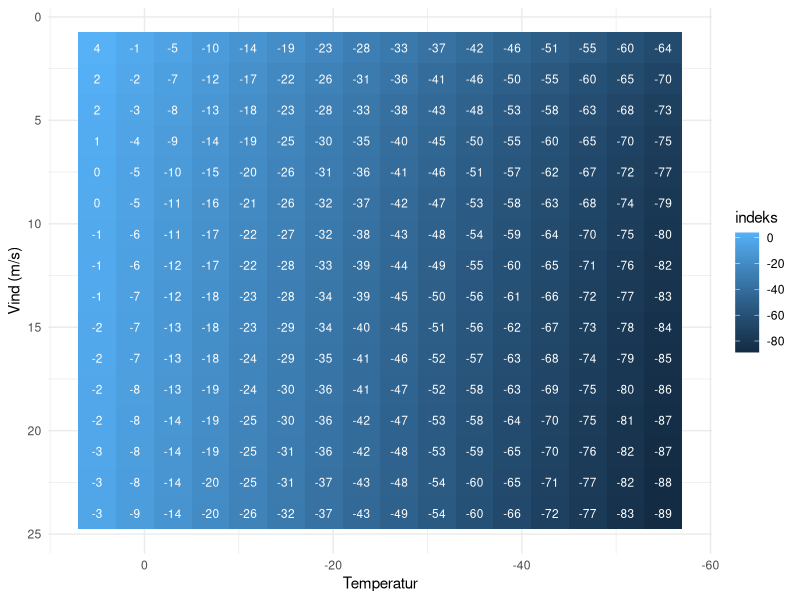
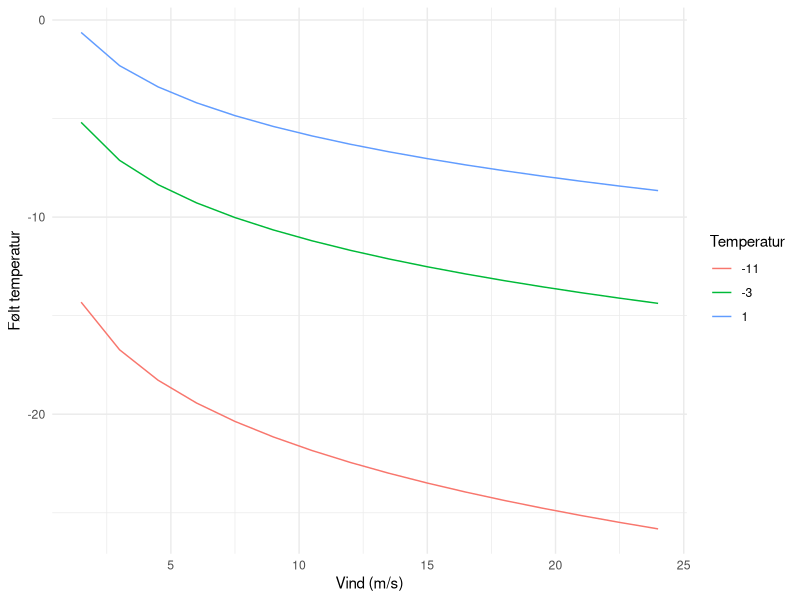
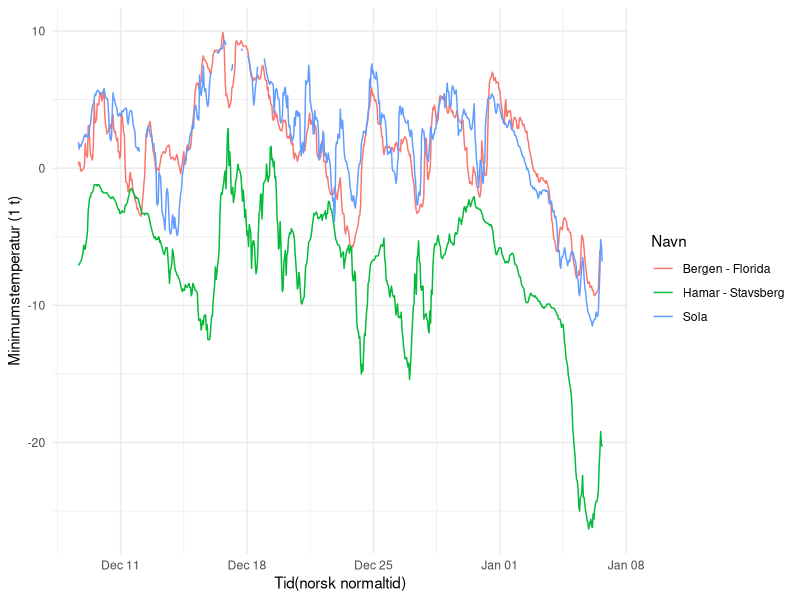
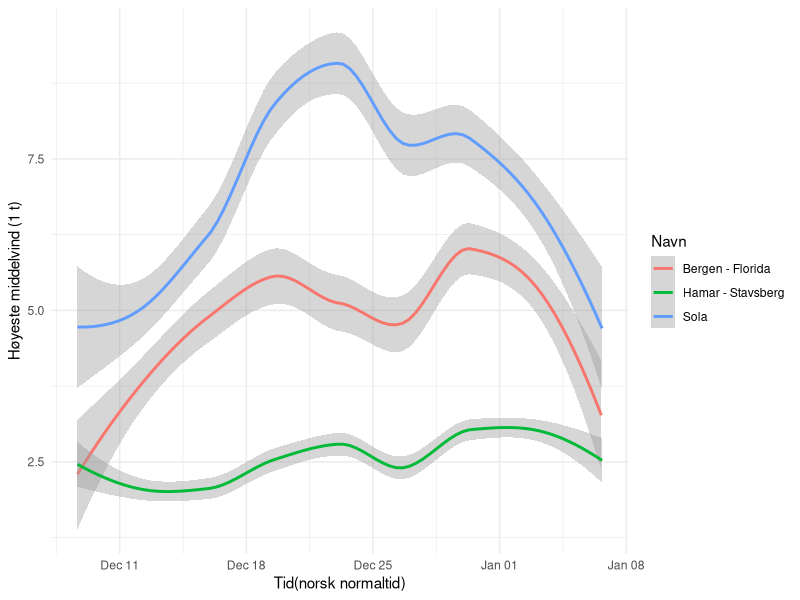
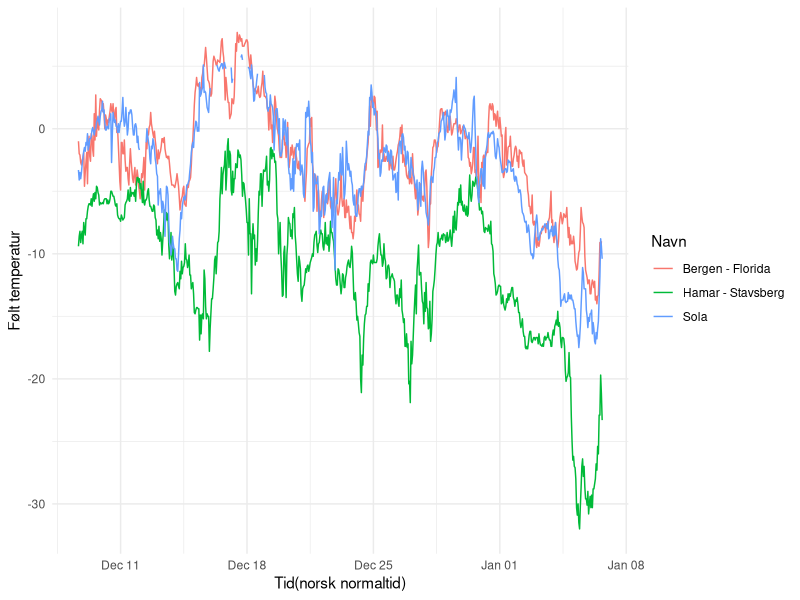
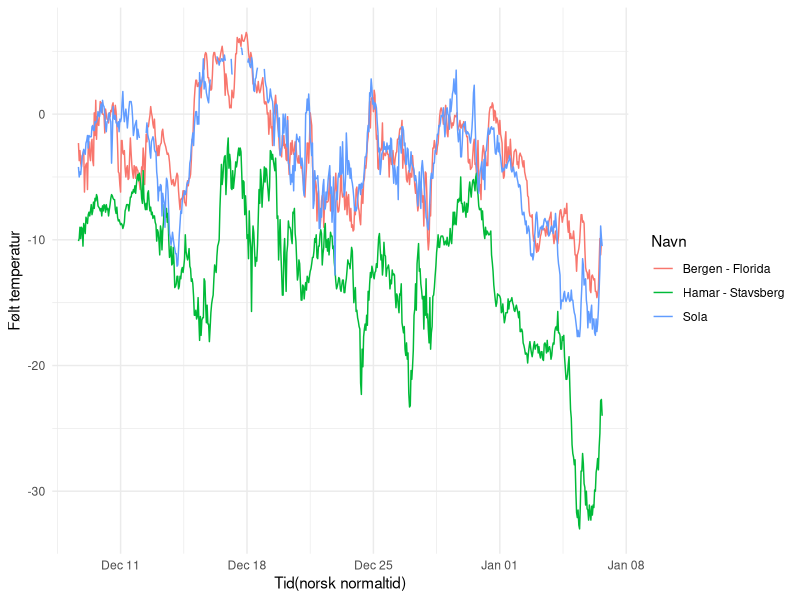
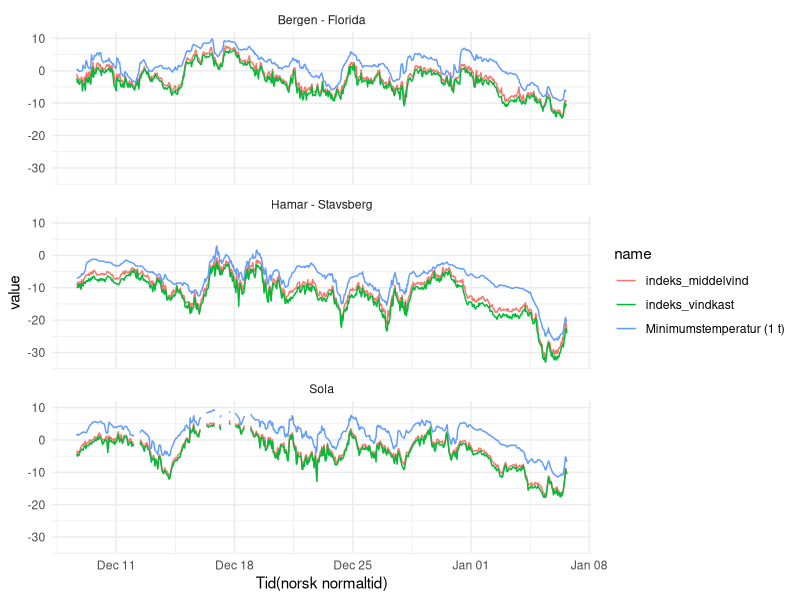

The R source for these figures, in order:
## ---- chunk 1
knitr::opts_chunk$set(echo = FALSE)

library(tidyverse)

#settings
theme_set(theme_minimal())

#data
df_temp <- read_delim("data/table.csv", 
                      delim = ";", escape_double = FALSE, 
                      col_types = cols(`Tid(norsk normaltid)` = col_datetime(format = "%d.%m.%Y %H:%M")),
                      locale = locale(decimal_mark = ",", grouping_mark = "|"),
                      na = "-",
                      trim_ws = TRUE)


## ---- chunk 2
#avkjølingsindeks w er en funksjon av temperatur t og vindhastighet km/t.

#formelen tar km/t, ikke m/s.
# svak vind er 1.5 meter pr. sekund, som er 5,4 km/t.

v_ms = 1.0
t = -25
v = (v_ms*3600)/1000

w = 13.12 + (0.621*t) - (11.37*(v^0.16)) + ((0.3965*t)*(v^0.16))
## ---- chunk 3
df = data.frame(
  vind_ms = seq(from = 1.5, to = 24, by = 1.5),
  temperatur = seq(5, -55, length.out = 16)
)

df = expand(df, vind_ms, temperatur)

df = mutate(df,
            vind_km = (vind_ms*3600)/1000,
            indeks = 13.12 + (0.621*temperatur) - (11.37*(vind_km^0.16)) + ((0.3965*temperatur)*(vind_km^0.16))
            )

## ---- chunk 4
ggplot(data = df, aes(x = temperatur, y = vind_ms, fill = indeks)) +
  geom_tile() +
  geom_text(aes(label = round(indeks, 0)), size = 3, colour = "white") +
  scale_x_reverse() +
  scale_y_reverse() +
  labs(x = "Temperatur", y = "Vind (m/s)")
## ---- chunk 5
temp = filter(df, temperatur %in% c(1, -3, -11))

ggplot(data = temp) +
  geom_line(aes(x = vind_ms, y = indeks, colour = as.factor(temperatur), group = temperatur)) +
  labs(colour = "Temperatur", x = "Vind (m/s)", y = "Følt temperatur")


## ---- chunk 6
ggplot(data = df_temp) +
  geom_line(aes(x = `Tid(norsk normaltid)`, y = `Minimumstemperatur (1 t)`, colour = Navn))

## ---- chunk 7
ggplot(data = df_temp) +
  geom_smooth(aes(x = `Tid(norsk normaltid)`, y = `Høyeste middelvind (1 t)`, colour = Navn))
## ---- chunk 8
df_temp = mutate(df_temp,
            middelvind_km = (`Høyeste middelvind (1 t)`*3600)/1000,
            kastvind_km = (`Høyeste vindkast (1 t)`*3600)/1000,
            indeks_middelvind = round(13.12 + (0.621*`Minimumstemperatur (1 t)`) - (11.37*(middelvind_km^0.16)) + ((0.3965*`Minimumstemperatur (1 t)`)*(middelvind_km^0.16)), 1),
            indeks_vindkast = round(13.12 + (0.621*`Minimumstemperatur (1 t)`) - (11.37*(kastvind_km^0.16)) + ((0.3965*`Minimumstemperatur (1 t)`)*(kastvind_km^0.16)), 1)
            )

ggplot(data = df_temp) +
  geom_line(aes(x = `Tid(norsk normaltid)`, y = indeks_middelvind, colour = Navn)) +
  labs(y = "Følt temperatur")


## ---- chunk 9
ggplot(data = df_temp) +
  geom_line(aes(x = `Tid(norsk normaltid)`, y = indeks_vindkast, colour = Navn)) +
  labs(y = "Følt temperatur")
## ---- chunk 10
temp = select(df_temp, Navn, `Tid(norsk normaltid)`, indeks_vindkast, indeks_middelvind, `Minimumstemperatur (1 t)`) %>% 
  pivot_longer(cols = c(indeks_vindkast, indeks_middelvind, `Minimumstemperatur (1 t)`))

ggplot(data = temp) +
  geom_line(aes(x = `Tid(norsk normaltid)`, y = value, colour = name)) +
  facet_wrap(vars(Navn), nrow = 3, ncol = 1)
